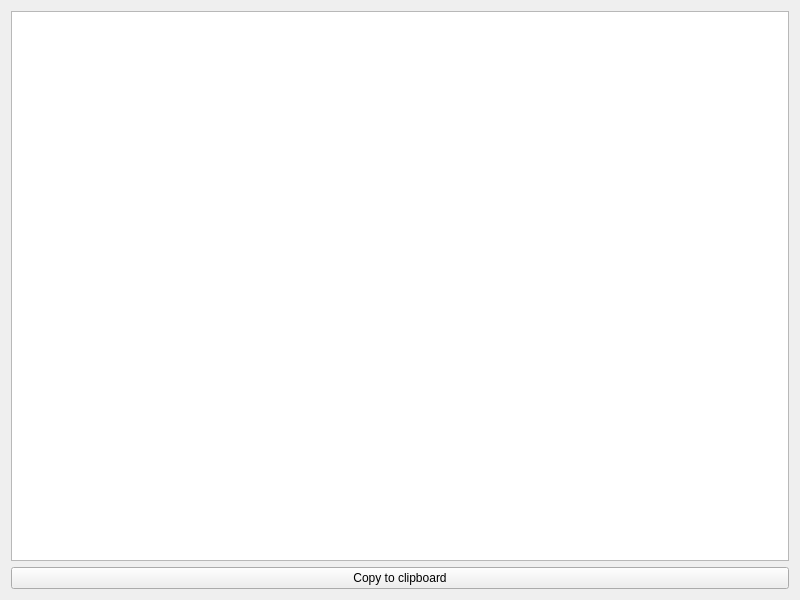
<?xml version="1.0" encoding="UTF-8"?>
<ui version="4.0">
 <class>CodeWidget</class>
 <widget class="QWidget" name="CodeWidget">
  <property name="geometry">
   <rect>
    <x>0</x>
    <y>0</y>
    <width>800</width>
    <height>600</height>
   </rect>
  </property>
  <property name="windowTitle">
   <string>Code</string>
  </property>
  <layout class="QVBoxLayout" name="verticalLayout">
   <item>
    <widget class="QPlainTextEdit" name="code"/>
   </item>
   <item>
    <widget class="QPushButton" name="copy">
     <property name="text">
      <string>Copy to clipboard</string>
     </property>
    </widget>
   </item>
  </layout>
 </widget>
 <resources/>
 <connections/>
</ui>
